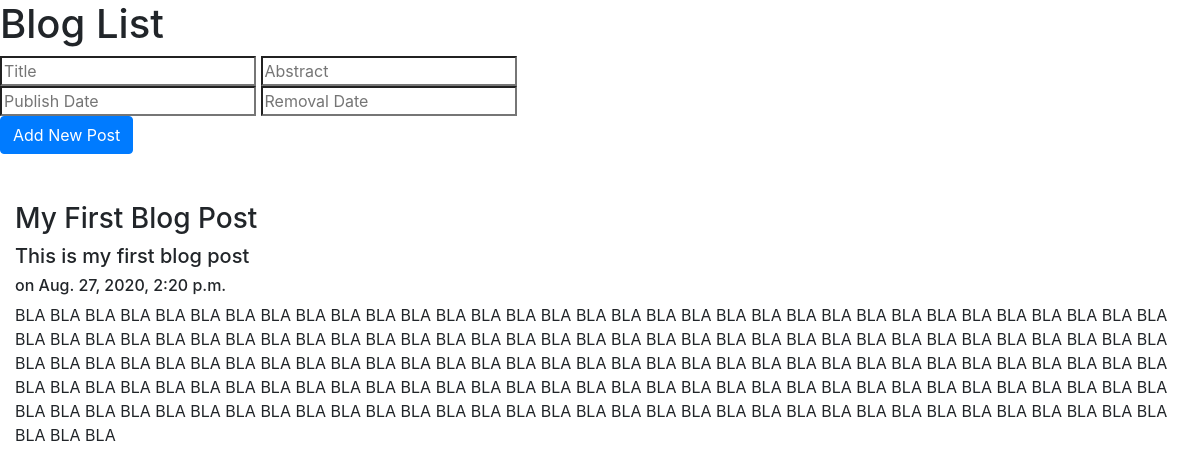
/blogs/7, run on the app's committed database.
### blogs/models.py (models this page shows, shortened)
class Blog(models.Model):
    title = models.CharField(max_length=100)
    slug = models.SlugField()
    abstract = models.TextField()
    body = models.TextField()
    publish_date = models.DateTimeField(auto_now_add=True)
    removal_date = models.DateTimeField(null=True, blank=True)

### blogs/templates/blogs/post.html
{% extends "blogs/homepage.html" %}
{% block content %}
<h3>{{blog.title}}</h3>
<h5>{{blog.abstract}}</h5>
<h6>on {{blog.publish_date}}</h6>
{{blog.body|safe|linebreaks}}
{% endblock %}

### blogs/templates/blogs/homepage.html (shortened to what this page needs)
<!DOCTYPE html>
<html lang="en" dir="ltr">
  <head>
    {% load static %}
    <link rel="stylesheet" href="{% static 'blogs/css/bootstrap.min.css' %}" type = "text/css"/>
  </head>
  <body>
    <h1>Blog List</h1>
    <input type="search" name="title" placeholder="Title">
    <input type="search" name="abstract" placeholder="Abstract"><br>
    <input type="search" name="publish_date" placeholder="Publish Date">
    <input type="search" name="removal_date" placeholder="Removal Date"><br>
    <a href="/addblog/" class="btn btn-primary">Add New Post</a>
    <div class='container-fluid'>
    <br><br>
       {% block content %}
       {% endblock %}
    </div>
  </body>
</html>

### blogs/templates/blogs/homepage.html (style rules this page uses)
html, body { height:100% }

### data on the page
Blog: title "My First Blog Post", abstract "This is my first blog post", publish_date "Aug. 27, 2020, 2:20 p.m.", body "BLA BLA BLA BLA BLA BLA BLA BLA BLA BLA BLA BLA BLA BLA BLA BLA BLA BLA BLA BLA BLA BLA BLA BLA BLA BLA BLA BLA BLA BLA BLA BLA BLA BLA BLA BLA BLA BLA BLA BLA BLA BLA BLA BLA BLA BLA BLA BLA BLA BLA BLA BLA BLA BLA BLA BLA BLA BLA BLA BLA BLA BLA BLA BLA BLA BLA BLA BLA BLA BLA BLA BLA BLA BLA BLA BLA BLA BLA BLA BLA BLA BLA BLA BLA BLA BLA BLA BLA BLA BLA BLA BLA BLA BLA BLA BLA BLA BLA BLA BLA BLA BLA BLA BLA BLA BLA BLA BLA BLA BLA BLA BLA BLA BLA BLA BLA BLA BLA BLA BLA BLA BLA BLA BLA BLA BLA BLA BLA BLA BLA BLA BLA BLA BLA BLA BLA BLA BLA BLA BLA BLA BLA BLA BLA BLA BLA BLA BLA BLA BLA BLA BLA BLA BLA BLA BLA BLA BLA BLA BLA BLA BLA BLA BLA BLA BLA BLA BLA"
